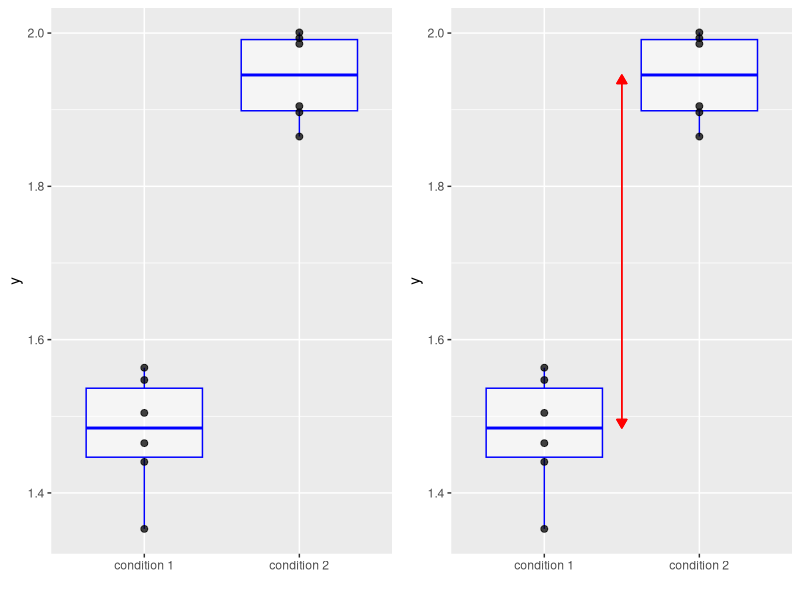
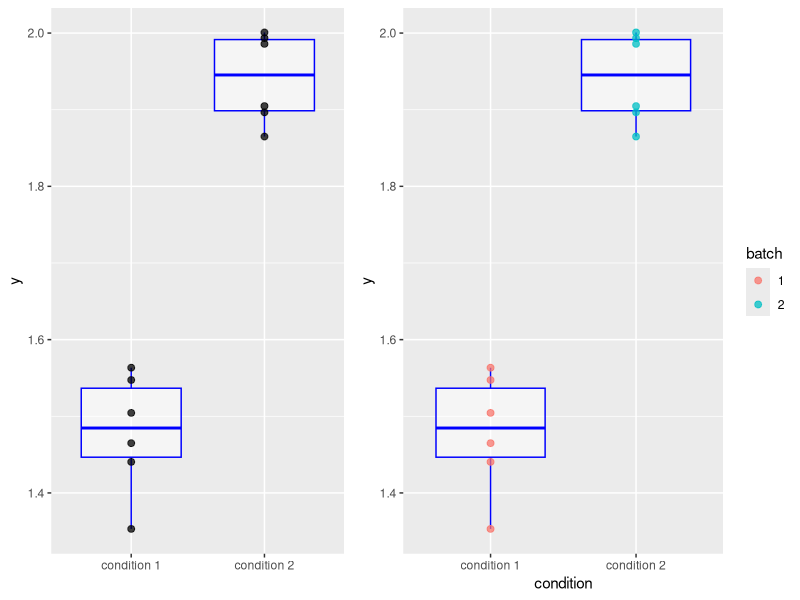
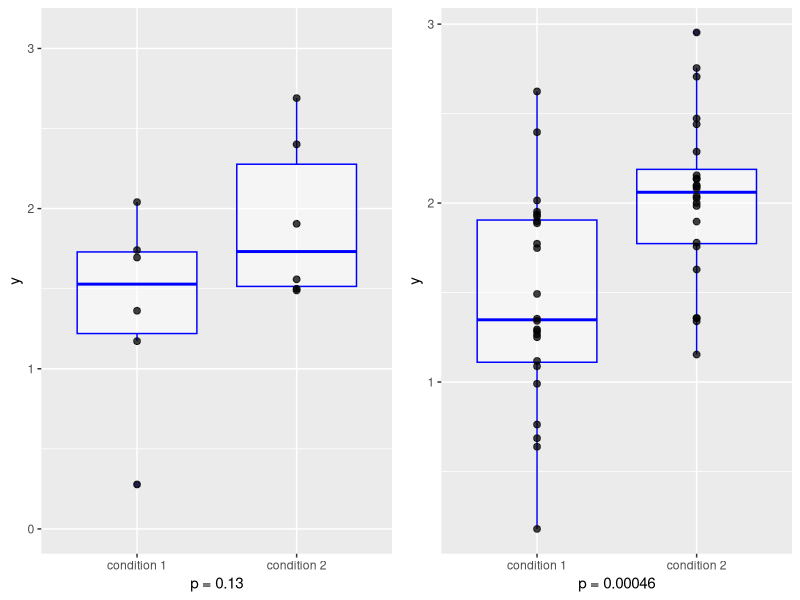
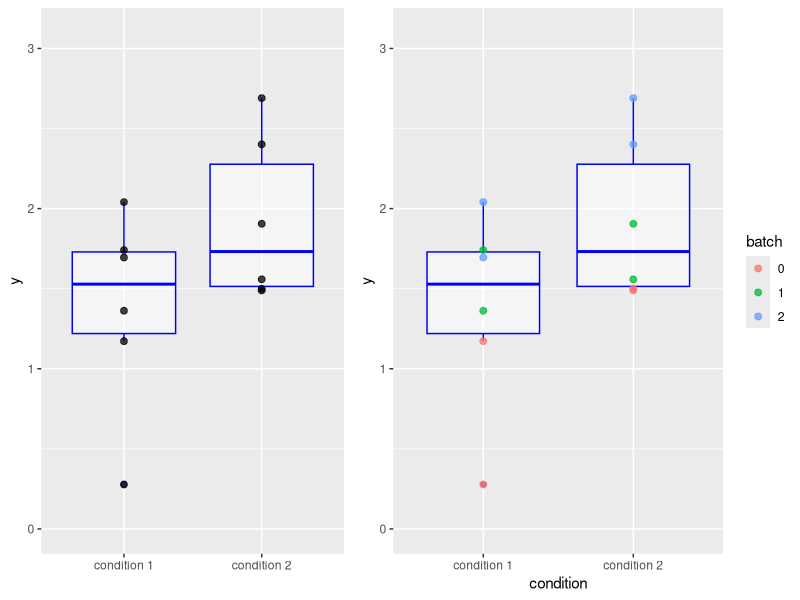

Write the R code that produced these figures, in order. (Note: this script raises an error after producing the figures.)
## ---- chunk 1
## Set default options for code chunks
knitr::opts_chunk$set(cache = TRUE, autodep = TRUE)
set.seed(0xbedada)
## ---- chunk 2
#| label: illustrateboxplots
#| echo: false
require("gridExtra")
library("ggplot2")
library("dplyr")
n1 = 6L
n2 = 24L

df0 = tibble(
  condition = factor(paste("condition", rep(c(1, 2), n1))),
  batch     = factor(paste(             rep(c(1, 2), n1))),
  y = c(1.5,2)[as.integer(condition)] + rnorm(2*n1, 0, 0.1)
)

df1 = tibble(
  condition = factor(paste("condition", rep(c(1, 2), n1))),
  batch = factor(seq_len(2*n1) %% 3),
  y = c(1.5,2)[as.integer(condition)] + c(-0.5, 0, 0.5)[as.integer(batch)] + rnorm(2*n1, 0, 0.3)
)

df2 = tibble(  
  condition = factor(paste("condition", rep(c(1, 2), n2))),
  batch = factor(seq_len(2*n2) %% 3),
  y = c(1.5,2)[as.integer(condition)] + c(-0.5, 0, 0.5)[as.integer(batch)] + rnorm(2*n2, 0, 0.3)
)

myplot = function(x)
  ggplot(x, aes(x = condition, y = y)) + 
      geom_boxplot(alpha = 0.5, col = "blue") +
      geom_point(size = 2, alpha = 0.75)  + xlab("") 

## ---- chunk 3
p0  = myplot(df0)
ms0 = summarize(group_by(df0, condition), m = median(y))
p0effect = p0 + geom_segment(
  data = ms0, aes(y = m[1], yend = m[2]),
  x = 1.5,  xend = 1.5, col="red",
  arrow = arrow(length = unit(0.25, "cm"), ends = "both", type = "closed"))
grid.arrange(p0, p0effect, ncol = 2)
## ---- chunk 4
p0batch = p0 + aes(x = condition, y = y, color = batch) 
grid.arrange(p0, p0batch, ncol = 2, widths = c(0.44, 0.56))
## ---- chunk 5
p1 = myplot(df1)+ ylim(c(0, 3.1))
p1batch = p1 + aes(x = condition, y = y, color = batch) 

p2 = myplot(df2)   

grid.arrange(p1 + xlab(paste("p =", format.pval(t.test(y ~ condition, data = df1)$p.value, digits = 2))), 
             p2 + xlab(paste("p =", format.pval(t.test(y ~ condition, data = df2)$p.value, digits = 2))), 
             ncol = 2)
## ---- chunk 6
#| label: block1
#| fig-width: 5
#| fig-height: 2
#| out.width: "100%" 
grid.arrange(p1, p1batch, ncol=2, widths = c(0.44, 0.56))
## ---- chunk 7
#| label: block2
#| echo: TRUE
#| code-line-numbers: FALSE
lm(y ~ condition, data = df1) |> anova()
## ---- chunk 8
#| label: block3
#| echo: TRUE
#| code-line-numbers: FALSE
lm(y ~ condition + batch, data = df1) |> anova()
## ---- chunk 9
#| echo: !expr 2
data(darwin.maize, package= "agridat")
head(darwin.maize)
## ---- chunk 10
#| label: zeamays
n = 15
effect = 0.2
pots   = rnorm(15, 0, 1)
noiseh = rnorm(15, 0, 0.25)
noisea = rnorm(15, 0, 0.25)
autoz  = pots + noisea
hybrid = pots + effect + noiseh
## ---- chunk 11
t.test(hybrid, autoz, paired = FALSE)
t.test(hybrid, autoz, paired = TRUE)
## ---- chunk 12
#| label: bootstrapPower
pvals = replicate(1000, {
  pots   = rnorm(15,0,1)
  noiseh = rnorm(15,0,0.25)
  noisea = rnorm(15,0,0.25)
  autoz  = pots + noisea
  hybrid = pots + effect + noiseh
  sapply(c(FALSE, TRUE), function(prd) 
    setNames(t.test(hybrid, autoz, paired = prd)$p.value, paste(prd))
  )
}) 
rowMeans(pvals < 0.05)
## ---- chunk 13
#| output-location: fragment
library("tidyr")
pivot_longer(as_tibble(t(pvals)), cols = rownames(pvals)) %>%
  transform(name = paste("paired =", name)) %>%
  ggplot(aes(x = value, fill = name)) + 
    geom_histogram(binwidth = 0.02, alpha = exp(-1))
## ---- chunk 14
#| label: powerPairedUnpaired
powercomparison = function(potsd = 1, noisesd = 0.25, n = 15, effect = 0.2,
                           B = 1000, pthresh = 0.05) {
  pv = replicate(B, {
    pots   = rnorm(n, 0, potsd)
    noiseh = rnorm(n, 0, noisesd)
    noisea = rnorm(n, 0, noisesd)
    autoz  = pots + noisea
    hybrid = pots + effect + noiseh
    sapply(c(FALSE, TRUE), function(prd) 
      setNames(t.test(hybrid, autoz, paired = prd)$p.value, paste(prd))
    )
  })
  rowMeans(pv < pthresh)
}
## ---- chunk 15
powercomparison(potsd = 0.5,  noisesd = 0.25)
powercomparison(potsd = 0.25, noisesd = 0.5)
powercomparison(potsd = 0.25, noisesd = 0.1)
powercomparison(potsd = 0.1,  noisesd = 0.25)
## ---- chunk 16
powercomparison(potsd = 0.5, noisesd = 0.5, n = 100)
## ---- chunk 17
doPoll = function(n = 100, numPeoplePolled = 12) {
  opinion = sort(rnorm(n))
  i1 = sample(n, numPeoplePolled)
  i2 = sample(seq(3, n, by = 3), numPeoplePolled / 3)
  i2 = c(i2, i2 - 1, i2 - 2)
  c(independent = mean(opinion[i1]), correlated = mean(opinion[i2]))
}
responses = replicate(5000, doPoll())
ggplot(pivot_longer(as_tibble(t(responses)), cols = rownames(responses)), 
       aes(x = value, col = name)) + geom_density() +
  geom_vline(xintercept = 0) + xlab("Opinion poll result")
## ---- chunk 18
#| label: wide
data("x", package = "Hiiragi2013")
dfw = as.data.frame(exprs(x))
dfw[1:5, 1:5]
dim(dfw)
## ---- chunk 19
#| label: pivot_longer
library("magrittr")
dfw$probeid = rownames(dfw)
dfl = pivot_longer(dfw, 
            cols = colnames(x),
            names_to = "Embryonic Day") %T>% print
